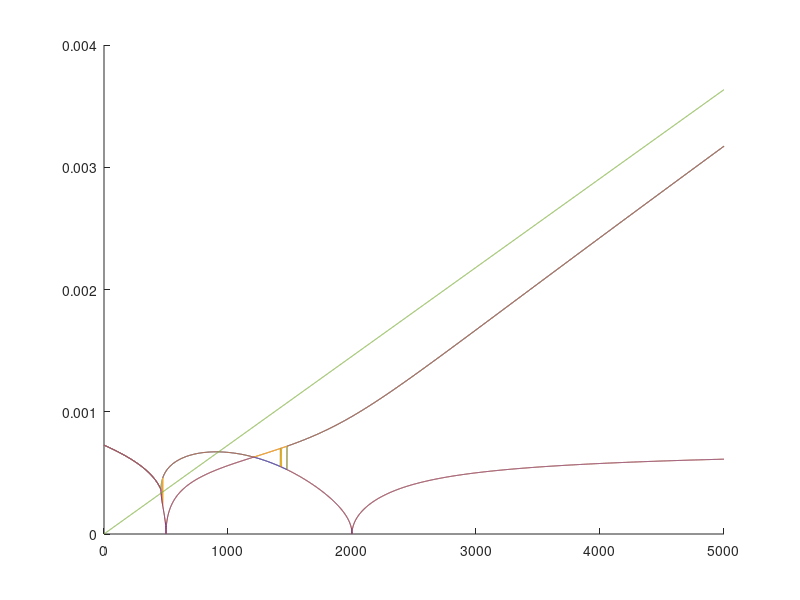

Source code (MATLAB): (Note: this script raises an error after producing the figure.)
Ix = 1000;
Iz = Ix;
Iy = 500;   % assumption, Iy < Iz from the satellite configuration

omega_0 = 0.727*(10e-4);
%disp(nutation_f);
%disp(omega_0);
%disp(['     Nutation Frequency / Omega_0 =', num2str(nutation_f/omega_0)]);
% h = k (pitch angular momentum) = k(Iy*omega_0);
% for geostationarity of the satellite oemga_0 is nearly 7.2711e-5

tau = 5;
alpha_d = 10;

a = 4 * omega_0^2 * (Iy - Iz);
b = -1 * omega_0 * (Ix - Iy +Iz);
c = omega_0^2 * (Iy - Iz);
d = 3 * omega_0^2 * (Ix - Iz);


K = 0:1:5000;
n = length(K);
p = zeros([4 n]);

for i = 1:n
h = K(i)*omega_0;
nutation_f = h/(Ix*Iz)^0.5;

K1 = a + omega_0*h;
K2 = b + h;
K3 = c + omega_0*h;

% poles :: roots of characteristic equation
ch_eq = [Ix*Iz 0 (Ix*K3 + Iz*K1 + K2^2) 0 K1*K3];
p(:,i) = roots(ch_eq);
end
hold on
plot(K,abs(p))
plot(K,(K*omega_0)/((Ix*Iz)^0.5))
yline(omega_0)
xlabel('h/omega_0');
ylabel('|poles|');
legend('|pole1|','|pole2|','|pole3|','|pole4|')
hold off